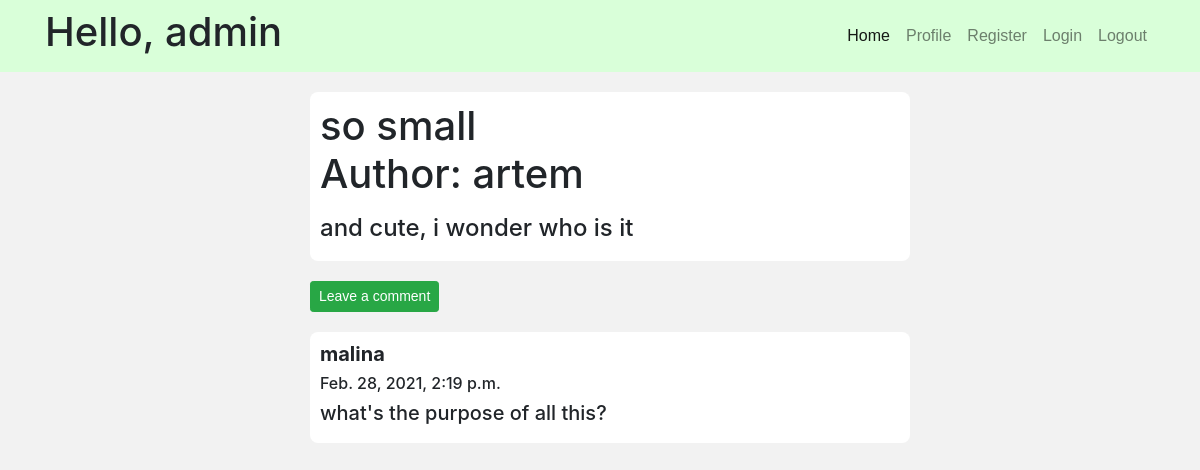
Page /post/5 (signed in) on the committed database.
### BlogApp/models.py (models this page shows, shortened)
class Post(models.Model):
    name = models.CharField(max_length=200, default='Untitled')
    creation_date = models.DateTimeField(auto_now_add=True, null=True)
    text = models.TextField()
    description = models.TextField(max_length=200)
    user = models.ForeignKey(Guest, on_delete=models.SET_NULL, null=True)

class Guest(models.Model):
    user = models.OneToOneField(User, null=True, blank=True, on_delete=models.CASCADE)
    name = models.CharField(max_length=200, null=True)  # should be unique
    date_created = models.DateTimeField(auto_now_add=True, null=True)
    email = models.EmailField(default='example@blog.com')  # can't be change by user
    phone = models.IntegerField(blank=True, default=111111)
    profile_picture = models.ImageField(null=True, blank=True, default='profile.png')
    skype = models.CharField(max_length=50, null=True, blank=True)
    def __str__(self):
        return self.name

class Comment(models.Model):
    author = models.ForeignKey(Guest, on_delete=models.CASCADE)
    text = models.TextField()
    publication_date = models.DateTimeField(auto_now_add=True, null=True)
    post = models.ForeignKey(Post, on_delete=models.CASCADE)

### BlogApp/views.py (the view)
# urls.py: path('post/<str:pk>', views.post_page, name='post'),
@login_required(login_url='Blog:login')
def post_page(request, pk):
    post = Post.objects.get(id=pk)
    comments = Comment.objects.filter(post=post)
    context = {'post': post, 'comments': comments}
    return render(request, 'Blog/post.html', context)

### templates/Blog/post.html
{% extends 'Blog/base.html' %}
{% block content %}
<div class="post">
  <h1><span>{{ post.name }} <p>Author: {{ post.user }}</p> </span></h1>
  <h4>{{ post.text }}</h4>
</div>
    {% if request.user|stringformat:'s' != post.user|stringformat:'s' %}
      <a href="{% url 'Blog:create_comment' post.id %}" class="btn btn-sm btn-success"
          style="margin-left: 10px; display: inline-block;">Leave a comment</a>
    {% endif %}
    {% for comment in comments %}
    <div class="post" style="margin-bottom: 0">
        <h5 id="name">{{comment.author}}</h5>
        <h6>{{comment.publication_date}}</h6>
        <h5>{{comment.text}}</h5>
    </div>
    {% endfor %}
{% endblock %}

### templates/Blog/base.html (shortened to what this page needs)
<!DOCTYPE html>
{% load static %}
<html lang="en">
<head>
        <link rel="stylesheet"
          href="https://stackpath.bootstrapcdn.com/bootstrap/4.3.1/css/bootstrap.min.css"
>
        <link rel="stylesheet"
              type="text/css"
              href="{% static 'css/main.css' %}">
</head>
<body>
<nav class="navbar navbar-expand-lg navbar-light static-top"
  style="background-color: #d9ffd9;">
  <div class="container">
    <div class="collapse navbar-collapse" id="navbarResponsive">
      <h1>Hello, {{ request.user }} </h1>
      <ul class="navbar-nav ml-auto">
        <li class="nav-item active">
          <a class="nav-link" href="{% url 'Blog:home' %}">Home
          </a>
        </li>
        <li class="nav-item">
          <a class="nav-link" href="{% url 'Blog:profile' user %}">Profile</a>
        </li>
        <li class="nav-item">
          <a class="nav-link" href="{% url 'Blog:register' %}">Register</a>
        </li>
        <li class="nav-item">
          <a class="nav-link" href="{% url 'Blog:login' %}">Login</a>
        </li>
        <li class="nav-item">
          <a class="nav-link" href="{% url 'Blog:logout' %}">Logout</a>
        </li>
      </ul>
    </div>
  </div>
</nav>
<div class="content">
  {% block content %}
  {% endblock %}
</div>
</body>
</html>

### static/css/main.css (style rules this page uses)
body { background-color: #f2f2f2; }
.post { width: 100%; display: inline-block; margin: 20px 10px 20px 10px; border-radius: 8px; padding: 10px; background-color: white; }
a { font-family: Arial, Helvetica, sans-serif; color: black; }
.content { width: 50%; margin: 0 auto; }
#name { font-weight: 700; }

### rows in the picture
Post: name "so small", user "artem", text "and cute, i wonder who is it"
Comment: author "malina", publication_date "Feb. 28, 2021, 2:19 p.m.", text "what's the purpose of all this?"

### other values in the picture
{{ request.user }} "admin"
